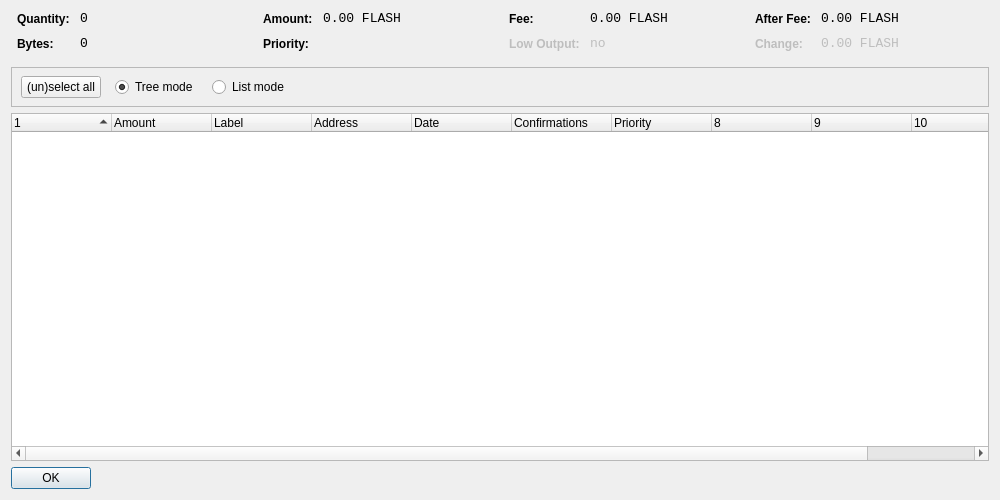
<?xml version="1.0" encoding="UTF-8"?>
<ui version="4.0">
 <class>CoinControlDialog</class>
 <widget class="QDialog" name="CoinControlDialog">
  <property name="geometry">
   <rect>
    <x>0</x>
    <y>0</y>
    <width>1000</width>
    <height>500</height>
   </rect>
  </property>
  <property name="windowTitle">
   <string>Coin Control</string>
  </property>
  <layout class="QVBoxLayout" name="verticalLayout">
   <item>
    <layout class="QHBoxLayout" name="horizontalLayoutTop" stretch="0,0,0,0">
     <property name="topMargin">
      <number>0</number>
     </property>
     <property name="bottomMargin">
      <number>10</number>
     </property>
     <item>
      <layout class="QFormLayout" name="formLayoutCoinControl1">
       <property name="horizontalSpacing">
        <number>10</number>
       </property>
       <property name="verticalSpacing">
        <number>10</number>
       </property>
       <property name="leftMargin">
        <number>6</number>
       </property>
       <property name="rightMargin">
        <number>6</number>
       </property>
       <item row="0" column="0">
        <widget class="QLabel" name="labelCoinControlQuantityText">
         <property name="styleSheet">
          <string notr="true">font-weight:bold;</string>
         </property>
         <property name="text">
          <string>Quantity:</string>
         </property>
        </widget>
       </item>
       <item row="0" column="1">
        <widget class="QLabel" name="labelCoinControlQuantity">
         <property name="font">
          <font>
           <family>Monospace</family>
           <pointsize>10</pointsize>
          </font>
         </property>
         <property name="cursor">
          <cursorShape>IBeamCursor</cursorShape>
         </property>
         <property name="contextMenuPolicy">
          <enum>Qt::ActionsContextMenu</enum>
         </property>
         <property name="text">
          <string notr="true">0</string>
         </property>
         <property name="textInteractionFlags">
          <set>Qt::LinksAccessibleByMouse|Qt::TextSelectableByKeyboard|Qt::TextSelectableByMouse</set>
         </property>
        </widget>
       </item>
       <item row="1" column="0">
        <widget class="QLabel" name="labelCoinControlBytesText">
         <property name="styleSheet">
          <string notr="true">font-weight:bold;</string>
         </property>
         <property name="text">
          <string>Bytes:</string>
         </property>
        </widget>
       </item>
       <item row="1" column="1">
        <widget class="QLabel" name="labelCoinControlBytes">
         <property name="font">
          <font>
           <family>Monospace</family>
           <pointsize>10</pointsize>
          </font>
         </property>
         <property name="cursor">
          <cursorShape>IBeamCursor</cursorShape>
         </property>
         <property name="contextMenuPolicy">
          <enum>Qt::ActionsContextMenu</enum>
         </property>
         <property name="text">
          <string notr="true">0</string>
         </property>
         <property name="textInteractionFlags">
          <set>Qt::LinksAccessibleByMouse|Qt::TextSelectableByKeyboard|Qt::TextSelectableByMouse</set>
         </property>
        </widget>
       </item>
      </layout>
     </item>
     <item>
      <layout class="QFormLayout" name="formLayoutCoinControl2">
       <property name="horizontalSpacing">
        <number>10</number>
       </property>
       <property name="verticalSpacing">
        <number>10</number>
       </property>
       <property name="leftMargin">
        <number>6</number>
       </property>
       <property name="rightMargin">
        <number>6</number>
       </property>
       <item row="0" column="0">
        <widget class="QLabel" name="labelCoinControlAmountText">
         <property name="styleSheet">
          <string notr="true">font-weight:bold;</string>
         </property>
         <property name="text">
          <string>Amount:</string>
         </property>
        </widget>
       </item>
       <item row="0" column="1">
        <widget class="QLabel" name="labelCoinControlAmount">
         <property name="font">
          <font>
           <family>Monospace</family>
           <pointsize>10</pointsize>
          </font>
         </property>
         <property name="cursor">
          <cursorShape>IBeamCursor</cursorShape>
         </property>
         <property name="contextMenuPolicy">
          <enum>Qt::ActionsContextMenu</enum>
         </property>
         <property name="text">
          <string notr="true">0.00 FLASH</string>
         </property>
         <property name="textInteractionFlags">
          <set>Qt::LinksAccessibleByMouse|Qt::TextSelectableByKeyboard|Qt::TextSelectableByMouse</set>
         </property>
        </widget>
       </item>
       <item row="1" column="0">
        <widget class="QLabel" name="labelCoinControlPriorityText">
         <property name="styleSheet">
          <string notr="true">font-weight:bold;</string>
         </property>
         <property name="text">
          <string>Priority:</string>
         </property>
        </widget>
       </item>
       <item row="1" column="1">
        <widget class="QLabel" name="labelCoinControlPriority">
         <property name="font">
          <font>
           <family>Monospace</family>
           <pointsize>10</pointsize>
          </font>
         </property>
         <property name="cursor">
          <cursorShape>IBeamCursor</cursorShape>
         </property>
         <property name="contextMenuPolicy">
          <enum>Qt::ActionsContextMenu</enum>
         </property>
         <property name="text">
          <string/>
         </property>
         <property name="textInteractionFlags">
          <set>Qt::LinksAccessibleByMouse|Qt::TextSelectableByKeyboard|Qt::TextSelectableByMouse</set>
         </property>
        </widget>
       </item>
      </layout>
     </item>
     <item>
      <layout class="QFormLayout" name="formLayoutCoinControl3">
       <property name="horizontalSpacing">
        <number>10</number>
       </property>
       <property name="verticalSpacing">
        <number>10</number>
       </property>
       <property name="leftMargin">
        <number>6</number>
       </property>
       <property name="rightMargin">
        <number>6</number>
       </property>
       <item row="0" column="0">
        <widget class="QLabel" name="labelCoinControlFeeText">
         <property name="styleSheet">
          <string notr="true">font-weight:bold;</string>
         </property>
         <property name="text">
          <string>Fee:</string>
         </property>
        </widget>
       </item>
       <item row="0" column="1">
        <widget class="QLabel" name="labelCoinControlFee">
         <property name="font">
          <font>
           <family>Monospace</family>
           <pointsize>10</pointsize>
          </font>
         </property>
         <property name="cursor">
          <cursorShape>IBeamCursor</cursorShape>
         </property>
         <property name="contextMenuPolicy">
          <enum>Qt::ActionsContextMenu</enum>
         </property>
         <property name="text">
          <string notr="true">0.00 FLASH</string>
         </property>
         <property name="textInteractionFlags">
          <set>Qt::LinksAccessibleByMouse|Qt::TextSelectableByKeyboard|Qt::TextSelectableByMouse</set>
         </property>
        </widget>
       </item>
       <item row="1" column="0">
        <widget class="QLabel" name="labelCoinControlLowOutputText">
         <property name="enabled">
          <bool>false</bool>
         </property>
         <property name="styleSheet">
          <string notr="true">font-weight:bold;</string>
         </property>
         <property name="text">
          <string>Low Output:</string>
         </property>
        </widget>
       </item>
       <item row="1" column="1">
        <widget class="QLabel" name="labelCoinControlLowOutput">
         <property name="enabled">
          <bool>false</bool>
         </property>
         <property name="font">
          <font>
           <family>Monospace</family>
           <pointsize>10</pointsize>
          </font>
         </property>
         <property name="cursor">
          <cursorShape>IBeamCursor</cursorShape>
         </property>
         <property name="contextMenuPolicy">
          <enum>Qt::ActionsContextMenu</enum>
         </property>
         <property name="text">
          <string notr="true">no</string>
         </property>
         <property name="textInteractionFlags">
          <set>Qt::LinksAccessibleByMouse|Qt::TextSelectableByKeyboard|Qt::TextSelectableByMouse</set>
         </property>
        </widget>
       </item>
      </layout>
     </item>
     <item>
      <layout class="QFormLayout" name="formLayoutCoinControl4">
       <property name="horizontalSpacing">
        <number>10</number>
       </property>
       <property name="verticalSpacing">
        <number>10</number>
       </property>
       <property name="leftMargin">
        <number>6</number>
       </property>
       <property name="rightMargin">
        <number>6</number>
       </property>
       <item row="0" column="0">
        <widget class="QLabel" name="labelCoinControlAfterFeeText">
         <property name="styleSheet">
          <string notr="true">font-weight:bold;</string>
         </property>
         <property name="text">
          <string>After Fee:</string>
         </property>
        </widget>
       </item>
       <item row="0" column="1">
        <widget class="QLabel" name="labelCoinControlAfterFee">
         <property name="font">
          <font>
           <family>Monospace</family>
           <pointsize>10</pointsize>
          </font>
         </property>
         <property name="cursor">
          <cursorShape>IBeamCursor</cursorShape>
         </property>
         <property name="contextMenuPolicy">
          <enum>Qt::ActionsContextMenu</enum>
         </property>
         <property name="text">
          <string notr="true">0.00 FLASH</string>
         </property>
         <property name="textInteractionFlags">
          <set>Qt::LinksAccessibleByMouse|Qt::TextSelectableByKeyboard|Qt::TextSelectableByMouse</set>
         </property>
        </widget>
       </item>
       <item row="1" column="0">
        <widget class="QLabel" name="labelCoinControlChangeText">
         <property name="enabled">
          <bool>false</bool>
         </property>
         <property name="styleSheet">
          <string notr="true">font-weight:bold;</string>
         </property>
         <property name="text">
          <string>Change:</string>
         </property>
        </widget>
       </item>
       <item row="1" column="1">
        <widget class="QLabel" name="labelCoinControlChange">
         <property name="enabled">
          <bool>false</bool>
         </property>
         <property name="font">
          <font>
           <family>Monospace</family>
           <pointsize>10</pointsize>
          </font>
         </property>
         <property name="cursor">
          <cursorShape>IBeamCursor</cursorShape>
         </property>
         <property name="contextMenuPolicy">
          <enum>Qt::ActionsContextMenu</enum>
         </property>
         <property name="text">
          <string notr="true">0.00 FLASH</string>
         </property>
         <property name="textInteractionFlags">
          <set>Qt::LinksAccessibleByMouse|Qt::TextSelectableByKeyboard|Qt::TextSelectableByMouse</set>
         </property>
        </widget>
       </item>
      </layout>
     </item>
    </layout>
   </item>
   <item>
    <widget class="QFrame" name="frame">
     <property name="minimumSize">
      <size>
       <width>0</width>
       <height>40</height>
      </size>
     </property>
     <property name="frameShape">
      <enum>QFrame::StyledPanel</enum>
     </property>
     <property name="frameShadow">
      <enum>QFrame::Sunken</enum>
     </property>
     <widget class="QWidget" name="horizontalLayoutWidget">
      <property name="geometry">
       <rect>
        <x>10</x>
        <y>0</y>
        <width>781</width>
        <height>41</height>
       </rect>
      </property>
      <layout class="QHBoxLayout" name="horizontalLayoutPanel" stretch="0,0,0,0,0">
       <property name="spacing">
        <number>14</number>
       </property>
       <item>
        <widget class="QPushButton" name="pushButtonSelectAll">
         <property name="sizePolicy">
          <sizepolicy hsizetype="Maximum" vsizetype="Fixed">
           <horstretch>0</horstretch>
           <verstretch>0</verstretch>
          </sizepolicy>
         </property>
         <property name="text">
          <string>(un)select all</string>
         </property>
        </widget>
       </item>
       <item>
        <widget class="QRadioButton" name="radioTreeMode">
         <property name="sizePolicy">
          <sizepolicy hsizetype="Maximum" vsizetype="Fixed">
           <horstretch>0</horstretch>
           <verstretch>0</verstretch>
          </sizepolicy>
         </property>
         <property name="text">
          <string>Tree mode</string>
         </property>
         <property name="checked">
          <bool>true</bool>
         </property>
        </widget>
       </item>
       <item>
        <widget class="QRadioButton" name="radioListMode">
         <property name="sizePolicy">
          <sizepolicy hsizetype="Maximum" vsizetype="Fixed">
           <horstretch>0</horstretch>
           <verstretch>0</verstretch>
          </sizepolicy>
         </property>
         <property name="text">
          <string>List mode</string>
         </property>
        </widget>
       </item>
       <item>
        <spacer name="horizontalSpacer">
         <property name="orientation">
          <enum>Qt::Horizontal</enum>
         </property>
         <property name="sizeHint" stdset="0">
          <size>
           <width>40</width>
           <height>20</height>
          </size>
         </property>
        </spacer>
       </item>
      </layout>
     </widget>
    </widget>
   </item>
   <item>
    <widget class="CoinControlTreeWidget" name="treeWidget">
     <property name="contextMenuPolicy">
      <enum>Qt::CustomContextMenu</enum>
     </property>
     <property name="sortingEnabled">
      <bool>false</bool>
     </property>
     <property name="columnCount">
      <number>11</number>
     </property>
     <attribute name="headerShowSortIndicator" stdset="0">
      <bool>true</bool>
     </attribute>
     <attribute name="headerStretchLastSection">
      <bool>false</bool>
     </attribute>
     <column>
      <property name="text">
       <string/>
      </property>
     </column>
     <column>
      <property name="text">
       <string>Amount</string>
      </property>
     </column>
     <column>
      <property name="text">
       <string>Label</string>
      </property>
     </column>
     <column>
      <property name="text">
       <string>Address</string>
      </property>
     </column>
     <column>
      <property name="text">
       <string>Date</string>
      </property>
     </column>
     <column>
      <property name="text">
       <string>Confirmations</string>
      </property>
      <property name="toolTip">
       <string>Confirmed</string>
      </property>
     </column>
     <column>
      <property name="text">
       <string>Priority</string>
      </property>
     </column>
     <column>
      <property name="text">
       <string/>
      </property>
     </column>
     <column>
      <property name="text">
       <string/>
      </property>
     </column>
     <column>
      <property name="text">
       <string/>
      </property>
     </column>
     <column>
      <property name="text">
       <string/>
      </property>
     </column>
    </widget>
   </item>
   <item>
    <widget class="QDialogButtonBox" name="buttonBox">
     <property name="sizePolicy">
      <sizepolicy hsizetype="Maximum" vsizetype="Fixed">
       <horstretch>0</horstretch>
       <verstretch>0</verstretch>
      </sizepolicy>
     </property>
     <property name="orientation">
      <enum>Qt::Horizontal</enum>
     </property>
     <property name="standardButtons">
      <set>QDialogButtonBox::Ok</set>
     </property>
    </widget>
   </item>
  </layout>
 </widget>
 <customwidgets>
  <customwidget>
   <class>CoinControlTreeWidget</class>
   <extends>QTreeWidget</extends>
   <header>coincontroltreewidget.h</header>
  </customwidget>
 </customwidgets>
 <resources/>
 <connections/>
</ui>
